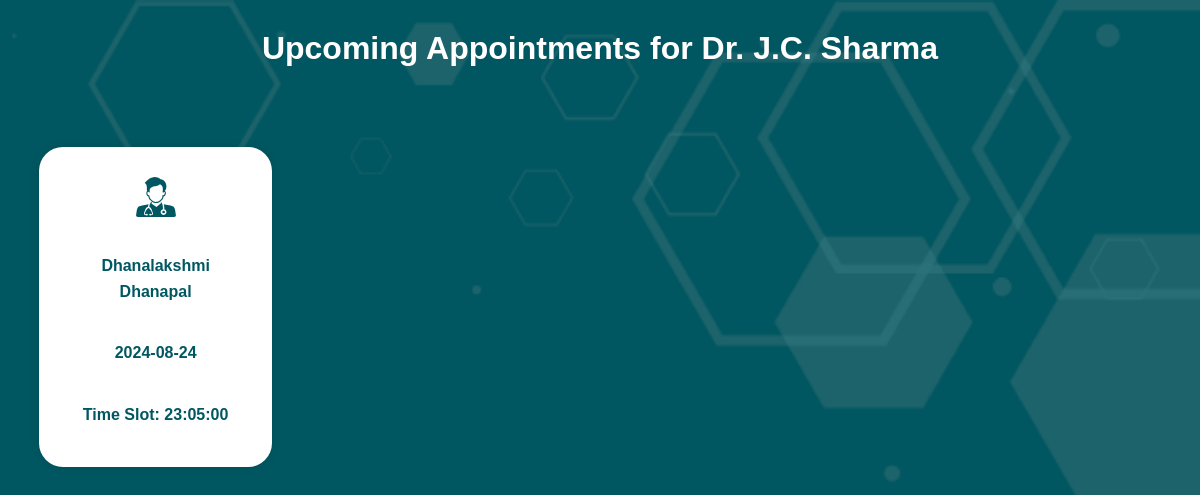
Page /my-appointments (signed in) on the committed database.
### medico/models.py (models this page shows, shortened)
class User(db.Model, UserMixin):
    id = db.Column(db.Integer, primary_key=True)
    username = db.Column(db.String(length=30), nullable=False, unique=True)
    email_address = db.Column(db.String(length=50), nullable=False, unique=True)
    password_hash = db.Column(db.String(length=60), nullable=False)
    role = db.Column(db.String(length=10), nullable=False)
    specialisation = db.Column(db.String(length=100), nullable=True)
    user_appointments = db.relationship('Appointment',
                                        foreign_keys='Appointment.user_id',
                                        backref='user',
                                        lazy=True)
    doctor_appointments = db.relationship('Appointment',
                                          foreign_keys='Appointment.doctor_id',
                                          backref='doctor',
                                          lazy=True)
    @property
    def password(self):
        return self.password

class Appointment(db.Model):
    id = db.Column(db.Integer, primary_key=True)
    name = db.Column(db.String(100), nullable=False)
    phone = db.Column(db.String(15), nullable=False)
    email = db.Column(db.String(100), nullable=False)
    date = db.Column(db.Date, nullable=False)
    time = db.Column(db.Time, nullable=False)
    user_id = db.Column(db.Integer, db.ForeignKey('user.id'), nullable=False)
    doctor_id = db.Column(db.Integer, db.ForeignKey('user.id'), nullable=False)

### medico/routes.py (the view)
@app.route('/my-appointments')
@login_required
def my_appointments():
     if current_user.role == 'medical_staff':
        appointments = Appointment.query.filter_by(doctor_id=current_user.id).all()
     else:
          appointments = Appointment.query.filter_by(user_id=current_user.id).all()
     return render_template('appointment1.html', appointments=appointments)

### medico/models.py (called while the page is built)
@login_manager.user_loader
def load_user(user_id):
    return User.query.get(int(user_id))

### medico/templates/appointment1.html (shortened to what this page needs)
<!DOCTYPE html>
<html lang="en">
<head>
    <link rel="stylesheet" href="{{ url_for('static', filename='css/appointment1.css') }}">
</head>
<body>
    <div class="header">
        <h1>Upcoming Appointments for {{current_user.username}}</h1>
    </div>
    <div class="grid-container">
        {% for appointment in appointments %}
        <div class="card">
            <div class="content">
                {% if current_user.role=='medical_staff' %}
                <p class="name">{{ appointment.name }}</p>
                {% else %}
                <p class="name">{{ appointment.get_doctor_name() }}</p>
                {% endif %}
                <p class="date">{{ appointment.date }}</p>
                <p class="time-slot">Time Slot: {{ appointment.time }}</p>
            </div>
        </div>
        {% endfor %}
    </div>
</body>
</html>

### medico/static/css/appointment1.css (style rules this page uses)
body { font-family: Arial, Helvetica, sans-serif; margin: 0; padding: 0; background: url('assets/images/footer-bg.png') no-repeat center center fixed; background-size: cover; background-color: #005761; }
h1 { color: #ffffff; font-family: Arial, sans-serif; font-weight: bold; margin: 0; padding: 30px; text-align: center; position: relative; }
.header { display: flex; flex-direction: row; align-items: center; justify-content: center; text-align: center; }
.grid-container { margin-top: 40px; display: grid; grid-template-columns: repeat(4, 1fr); grid-gap: 5px; padding: 10px; }
.card { position: relative; display: flex; align-items: center; justify-content: center; width: 80%; border-radius: 24px; line-height: 1.6; transition: all 0.64s cubic-bezier(0.23, 1, 0.32, 1); margin: 0 auto; box-shadow: 0 0 10px rgba(0, 0, 0, 0.1); background-color: #fff; text-align: center; }
.content { display: flex; flex-direction: column; align-items: center; gap: 10px; padding: 30px; border-radius: 24px; background: transparent; color: #000000; z-index: 1; transition: all 0.64s cubic-bezier(0.23, 1, 0.32, 1); }
.icon { width: 40px; height: 40px; fill: #ffffff; margin-bottom: 10px; transition: fill 0.64s cubic-bezier(0.23, 1, 0.32, 1); }
.name, .date, .time-slot { font-weight: bold; color: #005761; margin-bottom: 10px; }

### rows in the picture
User: username "Dr. J.C. Sharma"
Appointment: name "Dhanalakshmi Dhanapal", date "2024-08-24", time "23:05:00"
